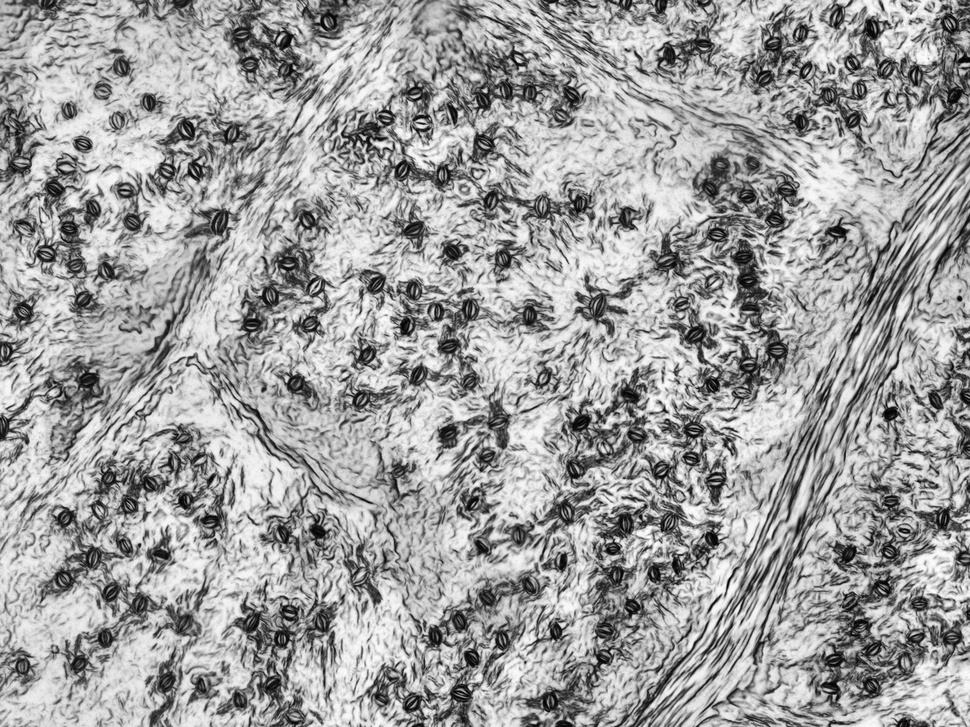
#> input picture 1.1.jpg, 970 x 727 px, shrunk from 2560 x 1920 before the run; its folder holds only this picture in this run
$ python -i calibration.py   (imports and definitions only)   (older library calls are emulated)
#> lines starting #> are read from the running program, lines starting #| are printed output that depends on the picture
#> further down, picture is the input picture: shape (727, 970, 3); min 0, max 255, mean 159.3
### stomata/preprocessing.py
"""预处理模块：光照校正、对比度增强、带通滤波与暗线结构强化。
Preprocessing: illumination correction, contrast enhancement, band-pass filtering and dark-line enhancement.

透射显微镜叶表皮图像的亮度可以分解为
The brightness of a transmitted-light leaf-epidermis micrograph can be decomposed as

    I(x, y) = L(x, y) · R(x, y) + n(x, y)

其中 L 为低频照明/叶脉阴影（尺度 >> 气孔），R 为组织透过率（包含气孔、细胞壁），
n 为高频噪声。本模块依次：
where L is low-frequency illumination / vein shading (scale >> stoma), R is tissue transmittance
(stomata, cell walls) and n is high-frequency noise. This module applies, in order:

1. **平场校正 (flat-field)**：用大尺度高斯 G_σbg * I 估计 L，做除法 I / L，
   把乘性阴影变为常数 —— 这一步直接解决"叶脉引起的强暗区"问题，
   也是禁止使用全局阈值的根本原因（未校正前同一气孔在亮区/暗区灰度差异巨大）。
   **Flat-field correction**: estimate L with a large Gaussian G_σbg * I and divide, I / L, turning
   multiplicative shading into a constant. This removes the dark regions caused by veins and is the
   reason a global threshold is not allowed (before correction the same stoma has very different
   grey levels in bright and dark areas).
2. **CLAHE**：分块限制对比度的直方图均衡化，进一步拉平局部对比度。
   **CLAHE**: tiled, contrast-limited histogram equalisation that further evens out local contrast.
3. **DoG 带通**：G_σ1 - G_σ2，σ1 抑制像素级噪声，σ2 去除残余低频背景。
   **DoG band-pass**: G_σ1 - G_σ2; σ1 suppresses pixel noise, σ2 removes residual low-frequency background.
4. **形态学黑顶帽 (black-hat)**：closing(I) - I，提取宽度小于结构元的暗线
   （保卫细胞外轮廓、气孔裂隙、细胞壁），作为"暗结构强度图"。
   **Morphological black-hat**: closing(I) - I extracts dark lines narrower than the structuring element
   (guard-cell outlines, stomatal slits, cell walls) as a "dark-structure strength" map.
5. **多尺度 Hessian 斑点图**：在暗结构密度图上计算 Hessian 行列式 (DoH)，
   两个特征值同号且接近 ⇒ 各向同性斑点（气孔）；一大一小 ⇒ 线状结构（细胞壁）。
   **Multi-scale Hessian blob map**: the determinant of Hessian (DoH) on the dark-structure map;
   two eigenvalues of the same sign and similar size ⇒ isotropic blob (stoma); one large and one
   small ⇒ line-like structure (cell wall).
"""
from __future__ import annotations

from dataclasses import dataclass
from typing import Sequence

import cv2
import numpy as np
from skimage.feature import hessian_matrix, hessian_matrix_eigvals


def to_gray_float(image: np.ndarray) -> np.ndarray:
    """任意输入 (uint8/uint16/float, 灰度/BGR) → float32 灰度 [0, 1]。
    Any input (uint8/uint16/float, grey/BGR) → float32 grey in [0, 1]."""
    img = image
    if img.ndim == 3:
        img = cv2.cvtColor(img[..., :3], cv2.COLOR_BGR2GRAY)
    img = img.astype(np.float32)
    lo, hi = float(img.min()), float(img.max())
#> lo = 0; hi = 255
    if hi > 1.0:  # 整型动态范围 / integer dynamic range
        img = img / (65535.0 if hi > 255 else 255.0)
    return np.clip(img, 0.0, 1.0)


# [60 lines left out: functions robust_normalize, flat_field_correct, clahe, difference_of_gaussians, black_tophat, hessian_blob_map, not called in this run]


@dataclass
class PreprocessResult:
    gray: np.ndarray       # 原始灰度 [0,1] / original grey
    flat: np.ndarray       # 平场校正后 / after flat-field correction
    enhanced: np.ndarray   # CLAHE 增强（模板匹配的输入）/ CLAHE-enhanced (template-matching input)
    bandpass: np.ndarray   # DoG 带通 / DoG band-pass
    ridge: np.ndarray      # 黑顶帽暗结构强度 [0,1] / black-hat dark-structure strength
    energy: np.ndarray     # 暗结构局部密度（用于抑制空白背景的伪响应）/ local density of dark structure (suppresses false responses on blank background)


# [16 lines left out: function preprocess, not called in this run]

### stomata/calibration.py
"""物理尺度标定：由载物台测微尺 (stage micrometer) 图像计算 µm/px。
Physical scale calibration: compute µm/px from a stage-micrometer image.

同一物镜 + 相机拍摄的测微尺图像，刻线为等间距暗线（常见 1 mm / 100 格 ⇒ 每格 10 µm）。
A micrometer imaged with the same objective + camera shows equally spaced dark ticks (commonly
1 mm / 100 divisions ⇒ 10 µm per division).

算法 / Algorithm:
    1. 取竖直暗线能量最强的水平条带（细刻度所在行），按列求平均得到一维剖面；
       Take the horizontal band with the strongest vertical-line energy (the row of fine ticks) and
       average its columns into a 1-D profile.
    2. 去趋势后做自相关，在 [min_period, max_period] 内找第一主峰 ⇒ 刻度周期初值；
       Detrend and autocorrelate; the first main peak within [min_period, max_period] gives the
       initial tick period.
    3. 在剖面上检测每条刻线的位置（按周期约束找局部极小），
       对"刻线序号 → 位置"做最小二乘直线拟合，斜率即亚像素精度的周期 p；
       Locate each tick on the profile (period-constrained local minima) and fit a least-squares
       line to "tick index → position"; the slope is the sub-pixel period p.
    4. µm/px = division_um / p。

得到 µm/px 后，就可以用物理尺寸设置气孔先验：expected_major_px = 气孔长轴(µm) / (µm/px)，
不同放大倍率的图像共用一套 µm 参数。
With µm/px known, the stoma size prior can be set physically: expected_major_px = major axis (µm) /
(µm/px), so images at different magnifications share one set of µm parameters.
"""
from __future__ import annotations

from dataclasses import dataclass

import cv2
import numpy as np
from scipy.signal import find_peaks

from .preprocessing import to_gray_float


@dataclass
class MicrometerCalibration:
    um_per_px: float
    period_px: float
    n_ticks: int
    residual_px: float        # 刻线位置对拟合直线的 RMS 残差（越小越可靠） / RMS residual of tick positions from the fitted line (smaller is more reliable)
    orientation: str          # "vertical"（竖刻线，沿 x 测量）或 "horizontal" / "vertical" (vertical ticks, measured along x) or "horizontal"


def _profile(gray: np.ndarray, band_frac: float = 0.15) -> np.ndarray:
    """竖刻线：沿 x 的暗线剖面。选取竖直边缘能量最强的水平条带求列平均。
    Vertical ticks: dark-line profile along x, averaged over the band with the strongest vertical-edge energy."""
    gx = np.abs(cv2.Sobel(gray, cv2.CV_32F, 1, 0, ksize=3))
    row_energy = gx.mean(1)
    k = max(3, int(len(row_energy) * band_frac))
    sm = np.convolve(row_energy, np.ones(k) / k, mode="same")
    c = int(np.argmax(sm))
    y0, y1 = max(0, c - k // 2), min(gray.shape[0], c + k // 2 + 1)
    prof = gray[y0:y1].mean(0)
    trend = cv2.GaussianBlur(prof.reshape(1, -1).astype(np.float32), (0, 0), 25).ravel()
    return (trend - prof).astype(np.float64)       # 暗线 → 正峰 / dark line → positive peak


def calibrate_stage_micrometer(image: np.ndarray, division_um: float = 10.0, min_period: float = 5.0,
                               max_period: float = 300.0) -> MicrometerCalibration:
    gray = to_gray_float(image)
    best = None
    for orient, g in (("vertical", gray), ("horizontal", gray.T)):
        prof = _profile(g)
        x = prof - prof.mean()
        ac = np.correlate(x, x, mode="full")[len(x) - 1:]
        ac /= ac[0] + 1e-12
        lo, hi = int(min_period), min(int(max_period), len(ac) - 1)
        pk, props = find_peaks(ac[lo:hi], height=0.1)
        if len(pk) == 0:
            continue
        p0 = float(lo + pk[np.argmax(props["peak_heights"])])
        # 以更小的周期倍数优先（主峰可能是 5 格长刻线的周期） / prefer the smaller period multiple (the main peak may be the 5-division long-tick period)
        for cand in sorted(lo + pk):
            if ac[cand] > 0.6 * ac[int(p0)] and abs(p0 / cand - round(p0 / cand)) < 0.1:
                p0 = float(cand)
                break
        ticks, _ = find_peaks(prof, distance=max(2, int(0.6 * p0)), prominence=0.3 * np.std(prof))
        if len(ticks) < 4:
            continue
        # 亚像素：抛物线插值 / sub-pixel: parabolic interpolation
        sub = []
        for t in ticks:
            if 0 < t < len(prof) - 1:
                a, b, c = prof[t - 1], prof[t], prof[t + 1]
                den = a - 2 * b + c
                sub.append(t + (0.5 * (a - c) / den if den != 0 else 0.0))
        sub = np.array(sub)
        idx = np.round((sub - sub[0]) / p0)
        A = np.vstack([idx, np.ones_like(idx)]).T
        keep = np.ones(len(sub), bool)
        for _ in range(3):  # 迭代剔除离群刻线（污点、长短刻线错位）后重新拟合 / iteratively drop outlier ticks (dirt, long/short tick offsets) and refit
            (slope, icpt), *_ = np.linalg.lstsq(A[keep], sub[keep], rcond=None)
            r = np.abs(A @ [slope, icpt] - sub)
            keep = r < max(1.0, 3 * np.median(r[keep]) + 1e-6)
        res = float(np.sqrt(np.mean((A[keep] @ [slope, icpt] - sub[keep]) ** 2)))
        cal = MicrometerCalibration(division_um / slope, float(slope), int(keep.sum()), res, orient)
        # 选方向：自相关周期峰越高、刻线位置残差（相对周期）越小越可信 / choose orientation: higher autocorrelation peak and smaller tick residual (relative to period) is more trustworthy
        score = float(ac[int(round(p0))]) / (1.0 + res / slope)
        if best is None or score > best[0]:
            best = (score, cal)
#> this loop made 2 passes
#> (orient, k in _profile, c in _profile, y0 in _profile, y1 in _profile, lo, hi, pk) on pass 1: ('vertical', 109, 507, 453, 562, 5, 300, [86, 168, 183])
#> pass 1, in _profile, `gx = np.abs(cv2.Sobel(gray, cv2.CV_32F, 1, 0, ksize=3))`:
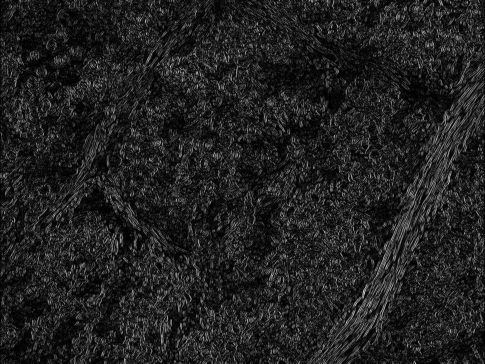
#> gx: shape (727, 970) float32 (shown at 1/2 size); min 0, max 3.66, mean 0.483; drawn with min black and max white
#> pass 2, in _profile (call 2), `gx = np.abs(cv2.Sobel(gray, cv2.CV_32F, 1, 0, ksize=3))`:
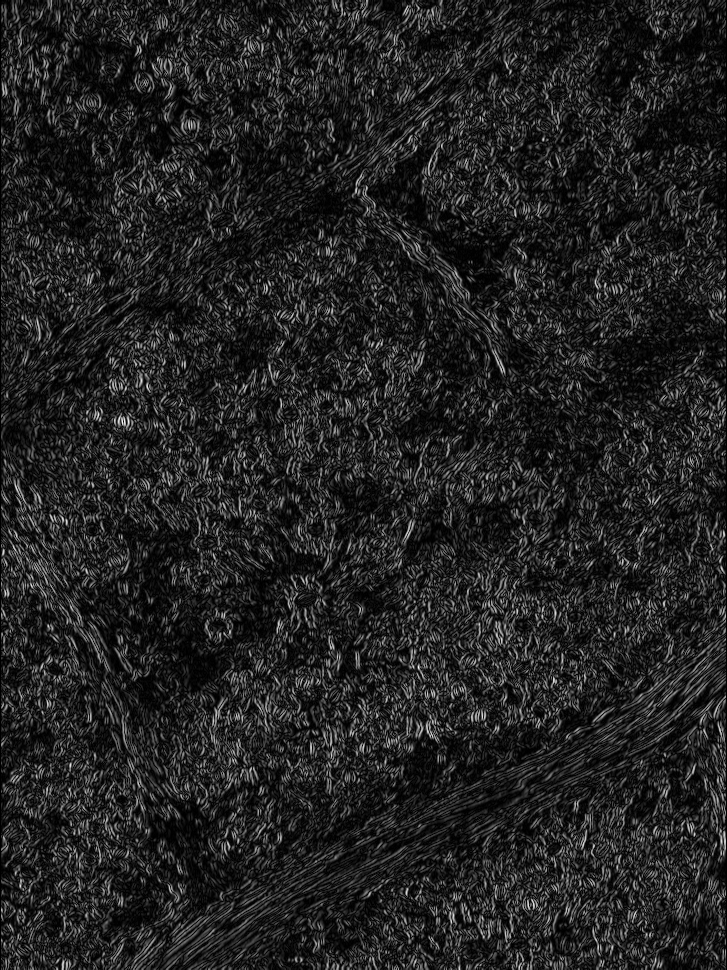
#> gx: shape (970, 727) float32; min 0, max 3.35, mean 0.459; drawn with min black and max white
    if best is None:
        raise RuntimeError("未能在图像中检测到等间距刻线，请确认这是测微尺图像。 / "
                           "No equally spaced ticks found; make sure this is a stage-micrometer image.")
    return best[1]

>>> import cv2
>>> picture = cv2.imread('../1.1.jpg')
>>> result = calibrate_stage_micrometer(picture)

$ run again, on 22.1.jpg
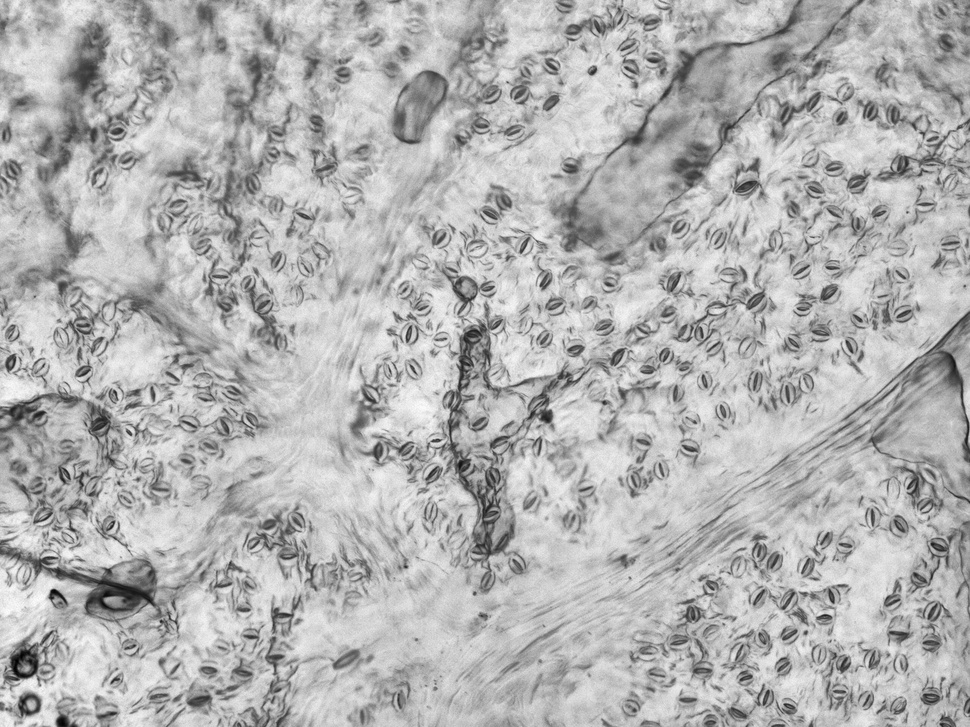
#> input picture 22.1.jpg, 970 x 727 px, shrunk from 2560 x 1920 before the run
#> picture is the input picture: shape (727, 970, 3); min 1, max 254, mean 178.8
#> in to_gray_float, `lo, hi = float(img.min()), float(img.max())`: lo = 1; hi = 254
#> the loop in calibrate_stage_micrometer, `for orient, g in (("vertical", gray), ("horizontal", gray.T)):` made 2 passes
#> (orient, k in _profile, c in _profile, y0 in _profile, y1 in _profile, lo, hi, pk) on pass 1: ('vertical', 109, 348, 294, 403, 5, 300, [68, 83, 189, 192, 288])
#> pass 1, in _profile, `gx = np.abs(cv2.Sobel(gray, cv2.CV_32F, 1, 0, ksize=3))`:
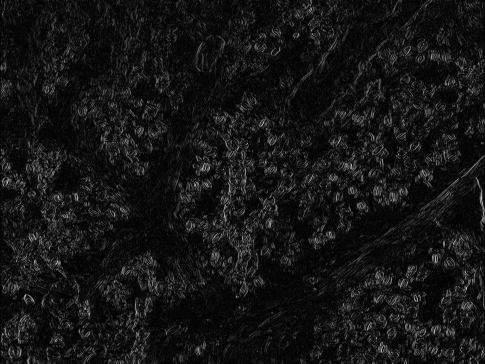
#> gx: shape (727, 970) float32 (shown at 1/2 size); min 0, max 2.66, mean 0.221; drawn with min black and max white
#> pass 2, in _profile (call 2), `gx = np.abs(cv2.Sobel(gray, cv2.CV_32F, 1, 0, ksize=3))`:
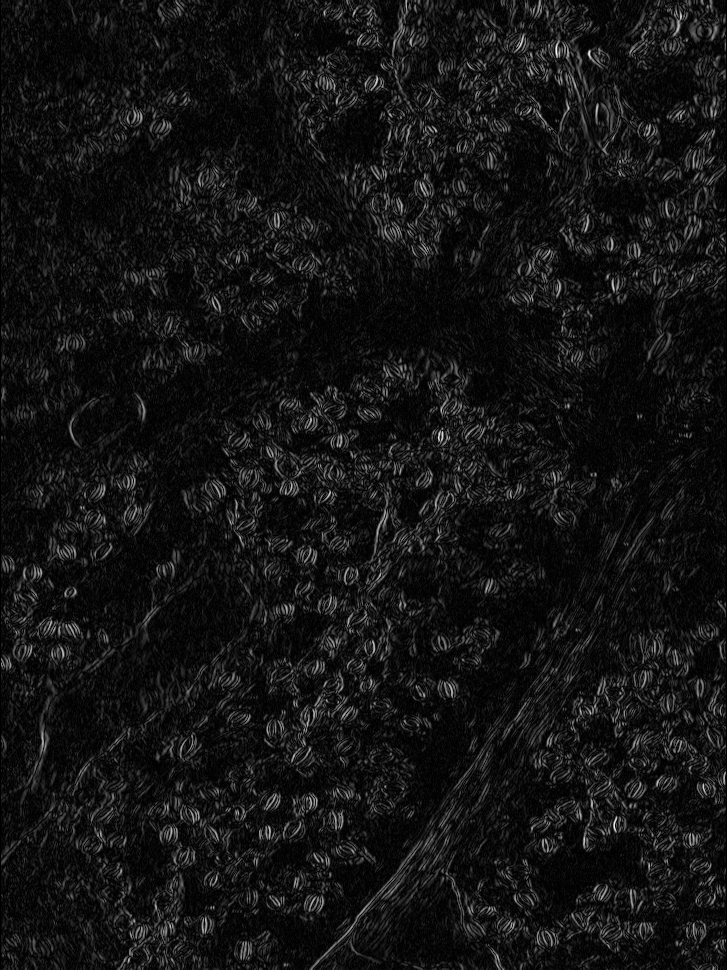
#> gx: shape (970, 727) float32; min 0, max 2.78, mean 0.221; drawn with min black and max white

$ run again, on 4.2.jpg
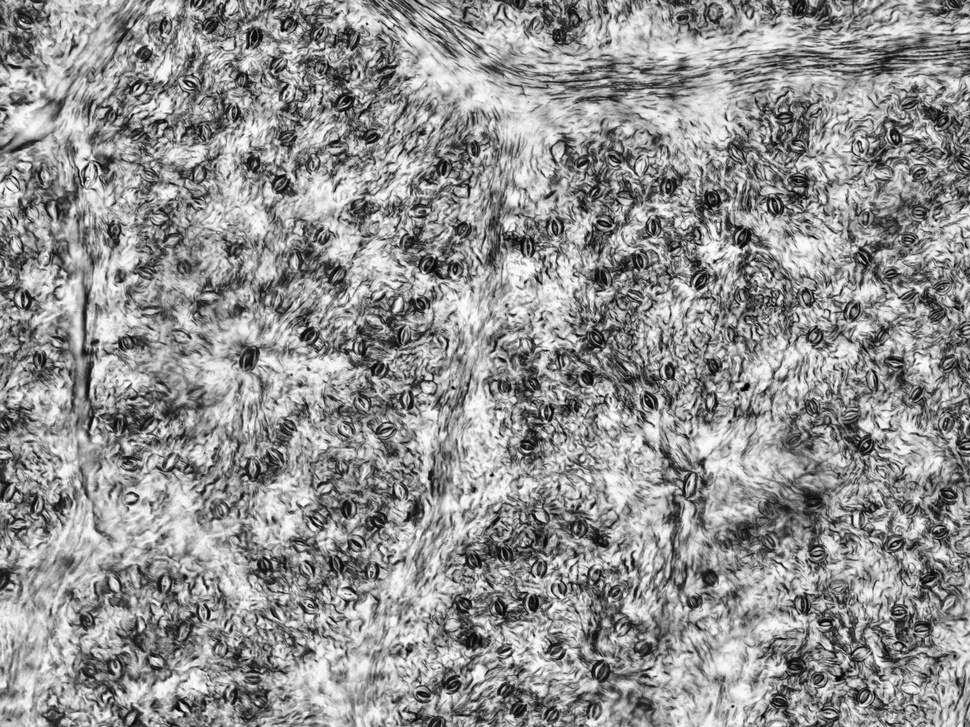
#> input picture 4.2.jpg, 970 x 727 px, shrunk from 2560 x 1920 before the run
#> picture is the input picture: shape (727, 970, 3); min 0, max 255, mean 145.7
#> in to_gray_float, `lo, hi = float(img.min()), float(img.max())`: lo = 0; hi = 255
#> the loop in calibrate_stage_micrometer, `for orient, g in (("vertical", gray), ("horizontal", gray.T)):` made 2 passes
#> (orient, k in _profile, c in _profile, y0 in _profile, y1 in _profile, lo, hi, pk) on pass 1: ('vertical', 109, 186, 132, 241, 5, 300, [130, 134, 286])
#> pass 1, in _profile, `gx = np.abs(cv2.Sobel(gray, cv2.CV_32F, 1, 0, ksize=3))`:
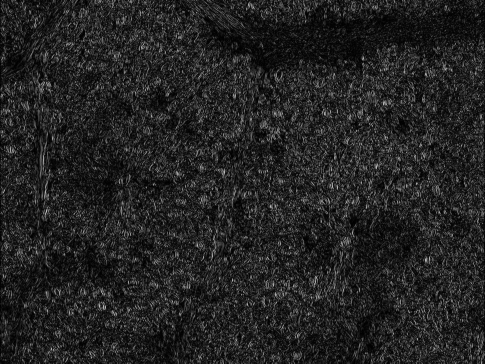
#> gx: shape (727, 970) float32 (shown at 1/2 size); min 0, max 3.55, mean 0.492; drawn with min black and max white
#> pass 2, in _profile (call 2), `gx = np.abs(cv2.Sobel(gray, cv2.CV_32F, 1, 0, ksize=3))`:
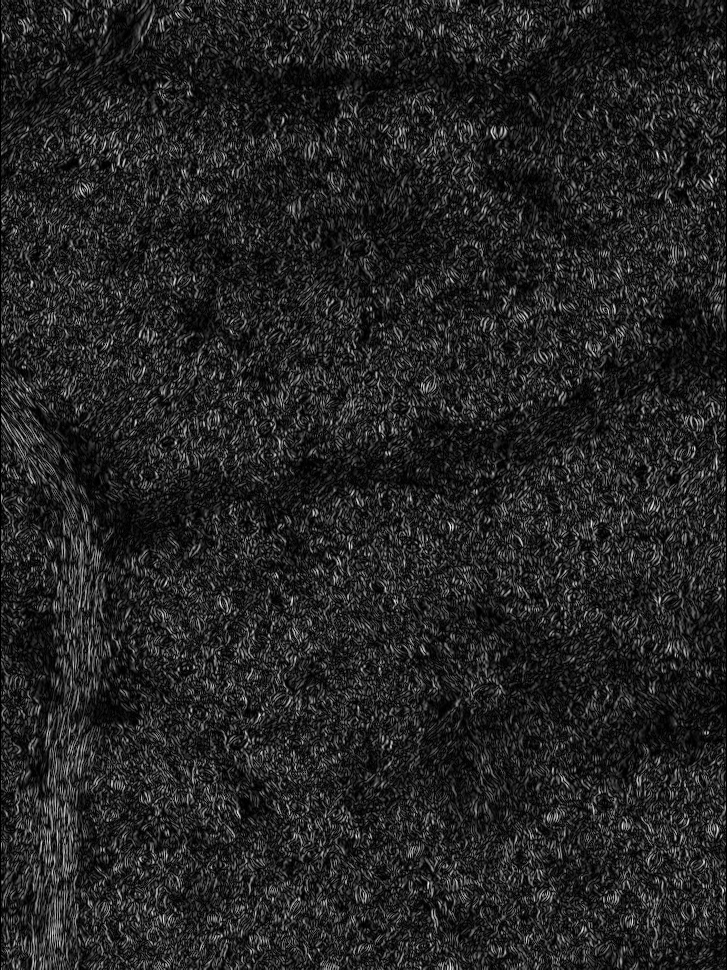
#> gx: shape (970, 727) float32; min 0, max 3.33, mean 0.472; drawn with min black and max white
